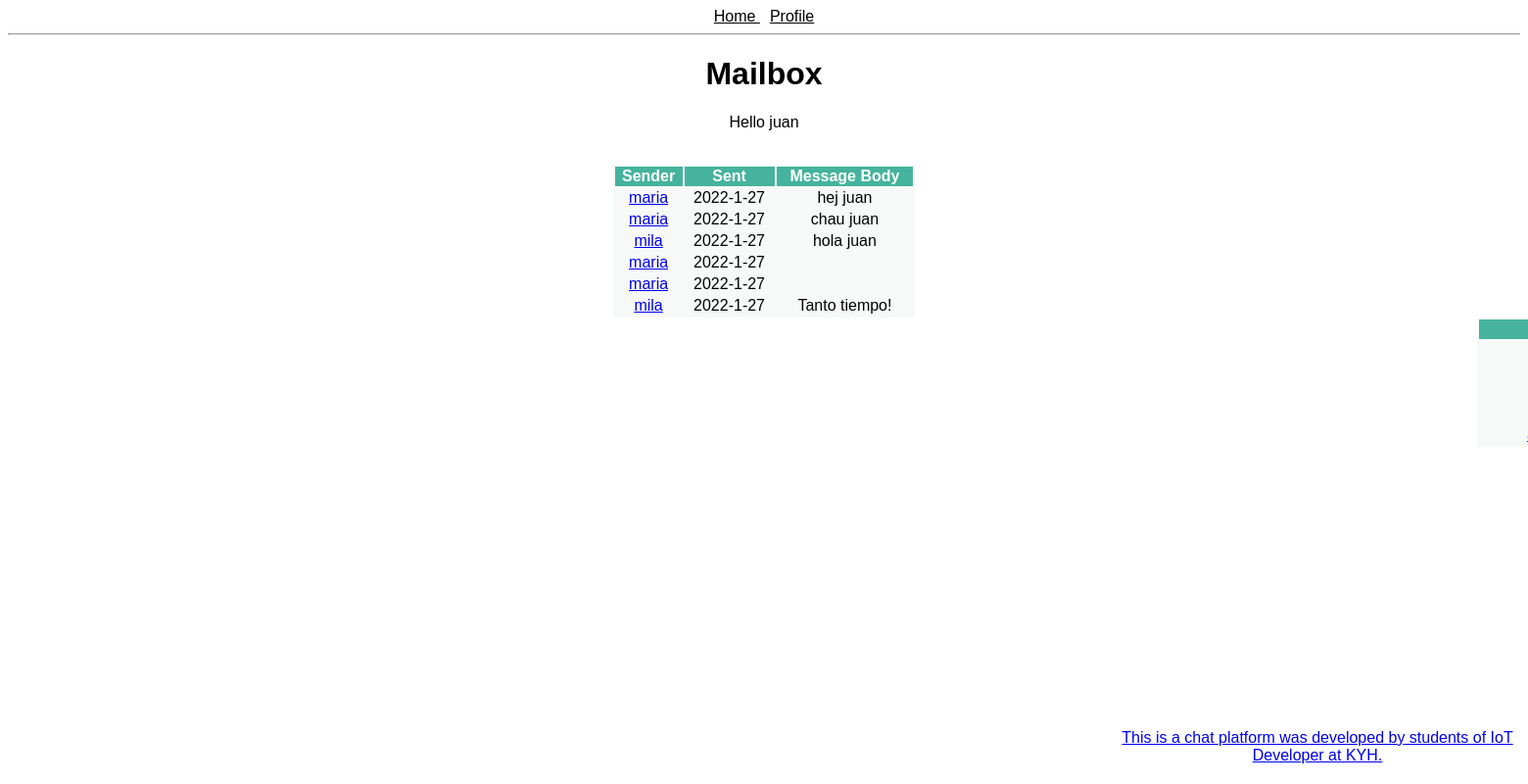
Screenshot of /mailbox (signed in) with the database file from the repository.
### models.py (models this page shows, shortened)
class User(db.Model):
    id = db.Column(db.Integer, primary_key=True, autoincrement=True)
    name = db.Column(db.String(150))
    email = db.Column(db.String(150), unique=True)
    password = db.Column(db.String(100))
    admin = db.Column(db.BOOLEAN, default=False)
    online = db.Column(db.BOOLEAN, default=False)
    sent_messages = db.relationship('Message', backref='sender', lazy=True)
    recv_messages = db.relationship('Message', secondary=message_recv, lazy='subquery',
                                    backref=db.backref('receivers', lazy=True))

class Message(db.Model):
    id = db.Column(db.Integer, primary_key=True, autoincrement=True)
    body = db.Column(db.Text)
    sent_time = db.Column(db.DateTime, default=datetime.datetime.now())
    sender_id = db.Column(db.Integer, db.ForeignKey('user.id'), nullable=False)

### blueprints/user/__init__.py (the view)
@bp_user.get('/mailbox')
def mailbox_get():
    messages = get_user_messages()
    users = get_all_but_current_users()
    return render_template('mailbox.html', messages=messages, users=users)

### app.py (called while the page is built)
def create_app():
    app = Flask(__name__)
    app.config['SECRET_KEY'] = '123secret'
    app.config['SQLALCHEMY_TRACK_MODIFICATIONS'] = False
    app.config['SQLALCHEMY_DATABASE_URI'] = 'sqlite:///db.sqlite'
    db.init_app(app)
    login_manager = LoginManager()
    login_manager.init_app(app)
    @login_manager.user_loader
    def load_user(user_id):
        from models import User
        return User.query.filter_by(id=user_id).first()
    from blueprints.open import bp_open
    app.register_blueprint(bp_open)
    from blueprints.user import bp_user
    app.register_blueprint(bp_user)
    from blueprints.api import bp_api
    app.register_blueprint(bp_api, url_prefix='/api/v1.0')
    return app

### controllers/message_controller.py (called while the page is built)
def get_user_messages():
    return current_user.recv_messages

### controllers/user_controller.py (called while the page is built)
def get_all_but_current_users():
    from models import User
    user = current_user
    return User.query.filter(User.id != user.id).all()

### templates/mailbox.html (shortened to what this page needs)
{% extends "base-template.html" %}
{% block content %}
    <h1 id="main-heading">Mailbox</h1>
    <p>Hello {{ current_user.name }}</p>
    <br />
    <table class="center">
        <tr>
            <th>Sender</th>
            <th>Sent</th>
            <th>Message Body</th>
        </tr>
        {% for message in messages %}
            <tr>
                <td><a href="{{ url_for('bp_user.message_get', user_id=message.sender.id) }}">{{ message.sender.name }}</a></td>
                {% if message.sent_time is not none %}
                    <td>{{ message.sent_time.year }}-{{ message.sent_time.month }}-{{ message.sent_time.day }}</td>
                {% else %}
                    <td>-</td>
                {% endif %}
                <td>{{ message.body }}</td>
            </tr>
        {% endfor %}
    </table>
    <table class="right">
        <tr>
            <th>Name</th>
        </tr>
        {% for user in users %}
            <tr>
                <td><a href="{{ url_for('bp_user.message_get', user_id=user.id) }}">{{ user.name }}</a></td>
            </tr>
        {% endfor %}
    </table>
{% endblock %}

### static/css/main.css (style rules this page uses)
body { background-color: white; text-align: center; font-family: Arial, Helvetica, sans-serif; }
.center { margin-left: auto; margin-right: auto; }
.right { margin-left: 1500px; }
table { align-items: center; width: 20%; background-color: #F7F9F9; }
th { background: #45B39D; color: white; }

### rows the page displays
User: name "juan"
Message: sender.name "maria", sent_time.year "2022", sent_time.month "1", sent_time.day "27", body "hej juan"
Message: sender.name "maria", sent_time.year "2022", sent_time.month "1", sent_time.day "27", body "chau juan"
Message: sender.name "mila", sent_time.year "2022", sent_time.month "1", sent_time.day "27", body "hola juan"
Message: sender.name "maria", sent_time.year "2022", sent_time.month "1", sent_time.day "27"
Message: sender.name "maria", sent_time.year "2022", sent_time.month "1", sent_time.day "27"
Message: sender.name "mila", sent_time.year "2022", sent_time.month "1", sent_time.day "27", body "Tanto tiempo!"
